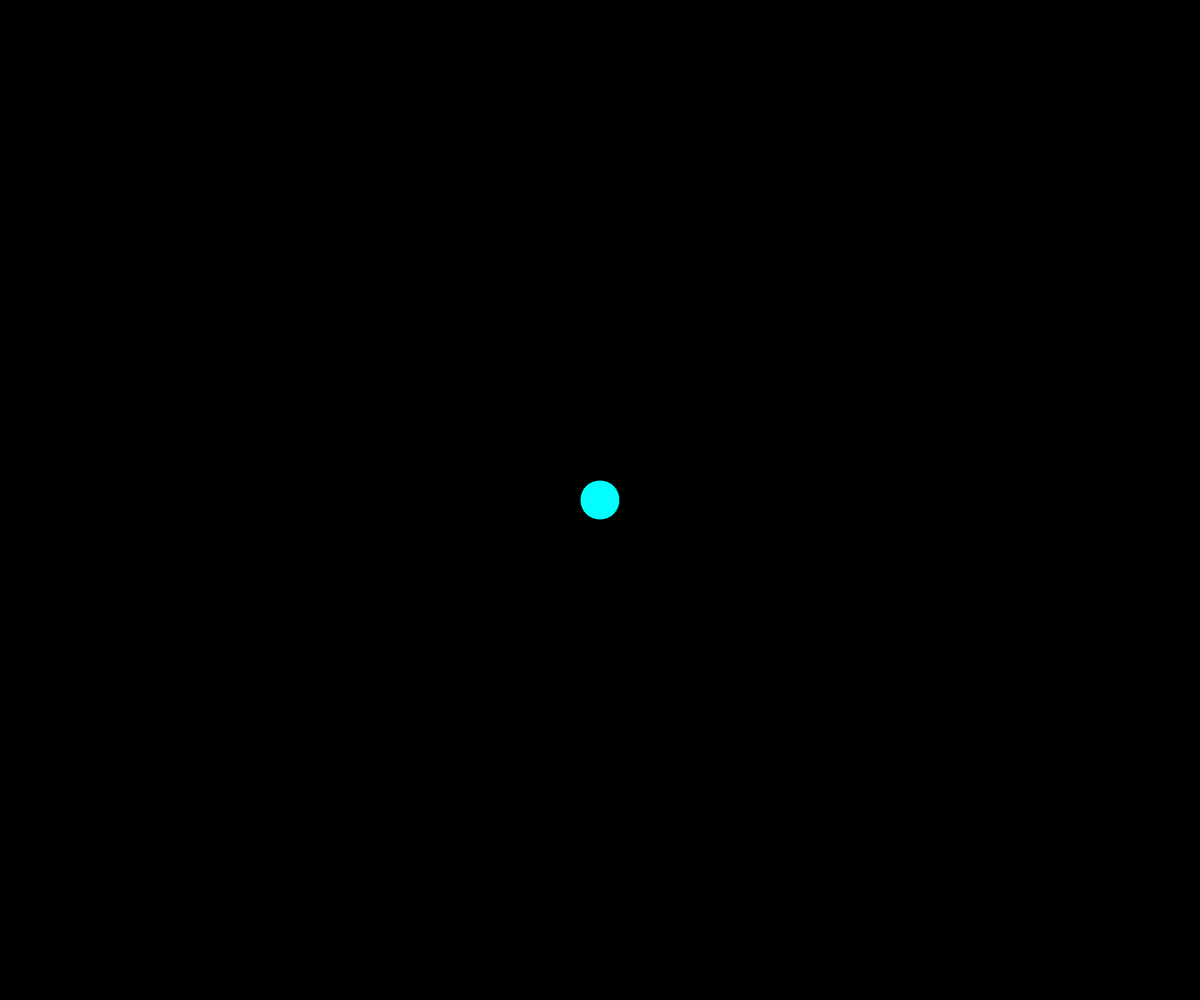
Frame 1 (no input)
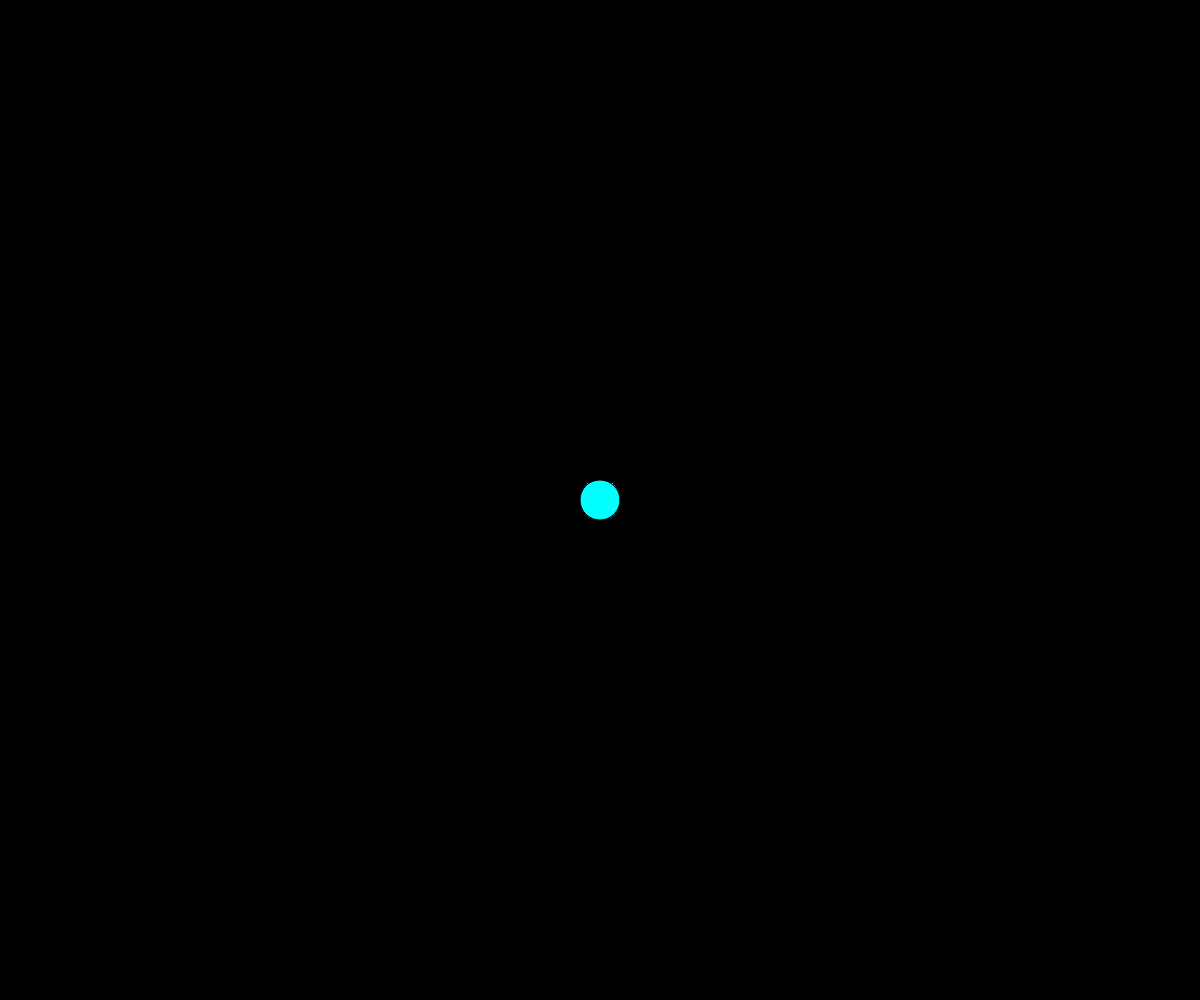
Frame 60 (no input)
Frame 120 (the mouse pressed at the canvas centre since frame 60): identical to frame 60, image omitted

The p5.js sketch that drew these frames (run headless with seeded random() and noise() and a simulated clock; from frame 60 on, the mouse is pressed at the canvas centre):

// p5.js sketch
// ── sketch.js
// p5-template

function setup() {
  createCanvas(windowWidth, windowHeight);
  background(0); 
}

function draw() {
  fill(0, 255, 255);
  ellipse(width/2, height/2, 40, 40);
}
